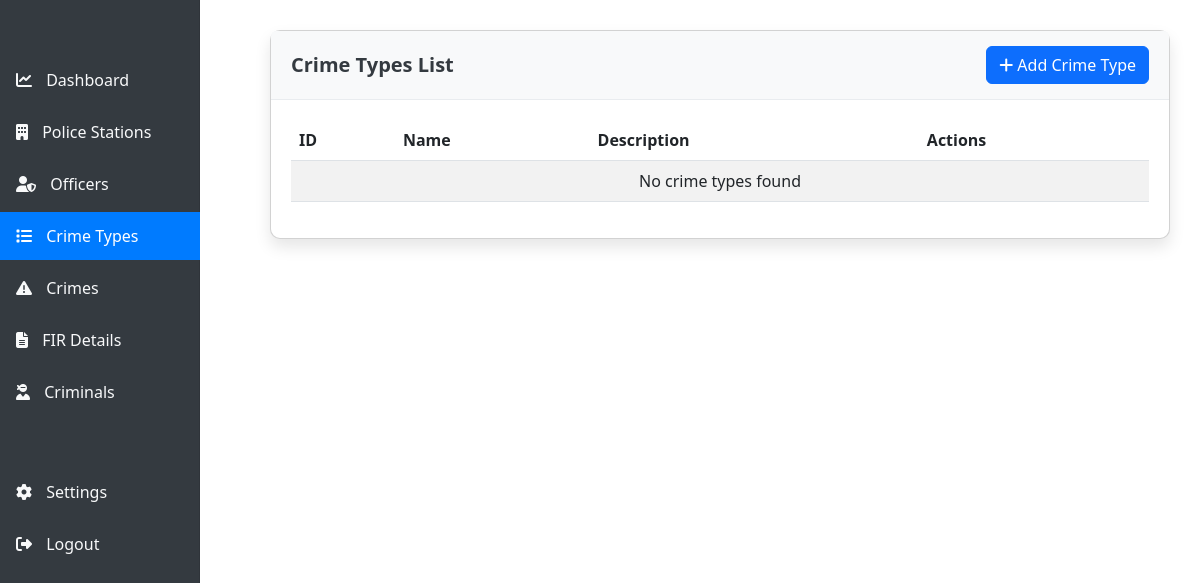
/crime-types/ (signed in), run on an earlier commit of the app's database.
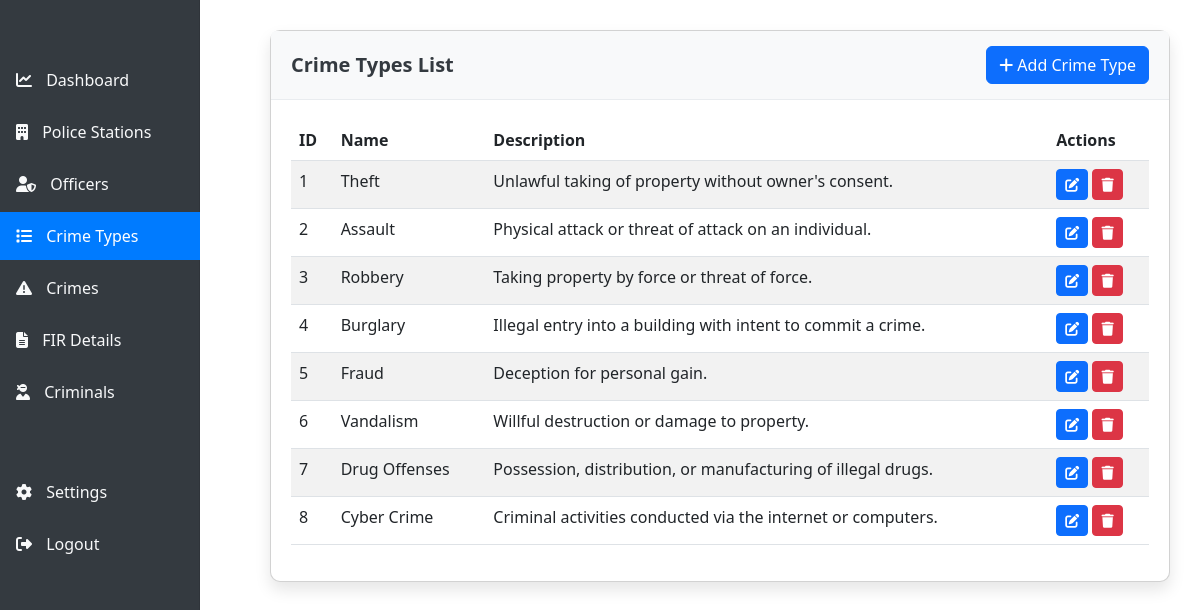
And on a later commit of the database.
### crime_management/models.py (models this page shows, shortened)
class CrimeType(models.Model):
    crime_type_id = models.AutoField(primary_key=True)
    crime_type_name = models.CharField(max_length=100)
    description = models.TextField(null=True, blank=True)

### crime_management/views.py (the view)
# urls.py: path('crime-types/', views.crime_types, name='crime_types'),
@login_required
def crime_types(request):
    all_crime_types = CrimeType.objects.all()
    return render(request, 'crime_types.html', {'crime_types': all_crime_types})

### crime_management/templates/crime_types.html (shortened to what this page needs)
{% extends 'base.html' %}
{% block content %}
<div class="card">
    <div class="card-header d-flex justify-content-between align-items-center">
        <h5>Crime Types List</h5>
        <a href="{% url 'add_crime_type' %}" class="btn btn-primary">
            <i class="fas fa-plus"></i> Add Crime Type
        </a>
    </div>
    <div class="card-body">
        <div class="table-responsive">
            <table class="table table-striped data-table">
                <thead>
                    <tr>
                        <th>ID</th>
                        <th>Name</th>
                        <th>Description</th>
                        <th>Actions</th>
                    </tr>
                </thead>
                <tbody>
                    {% for crime_type in crime_types %}
                    <tr>
                        <td>{{ crime_type.crime_type_id }}</td>
                        <td>{{ crime_type.crime_type_name }}</td>
                        <td>{{ crime_type.description|truncatewords:20|default:"-" }}</td>
                        <td>
                            <div class="action-buttons">
                                <a href="{% url 'edit_crime_type' crime_type.crime_type_id %}" class="btn btn-sm btn-primary" data-bs-toggle="tooltip" title="Edit">
                                    <i class="fas fa-edit"></i>
                                </a>
                                <a href="{% url 'delete_crime_type' crime_type.crime_type_id %}" class="btn btn-sm btn-danger delete-btn" data-bs-toggle="tooltip" title="Delete">
                                    <i class="fas fa-trash"></i>
                                </a>
                            </div>
                        </td>
                    </tr>
                    {% empty %}
                    <tr>
                        <td colspan="4" class="text-center">No crime types found</td>
                    </tr>
                    {% endfor %}
                </tbody>
            </table>
        </div>
    </div>
</div>
{% endblock %}

What changed in the data, as far as the page shows it:
added CrimeType: crime_type_id "1", crime_type_name "Theft", description "Unlawful taking of property without owner's consent."
added CrimeType: crime_type_id "2", crime_type_name "Assault", description "Physical attack or threat of attack on an individual."
added CrimeType: crime_type_id "3", crime_type_name "Robbery", description "Taking property by force or threat of force."
added CrimeType: crime_type_id "4", crime_type_name "Burglary", description "Illegal entry into a building with intent to commit a crime."
added CrimeType: crime_type_id "5", crime_type_name "Fraud", description "Deception for personal gain."
added CrimeType: crime_type_id "6", crime_type_name "Vandalism", description "Willful destruction or damage to property."
added CrimeType: crime_type_id "7", crime_type_name "Drug Offenses", description "Possession, distribution, or manufacturing of illegal drugs."
added CrimeType: crime_type_id "8", crime_type_name "Cyber Crime", description "Criminal activities conducted via the internet or computers."
Also different on the page:
text no longer shown: "No crime types found"
